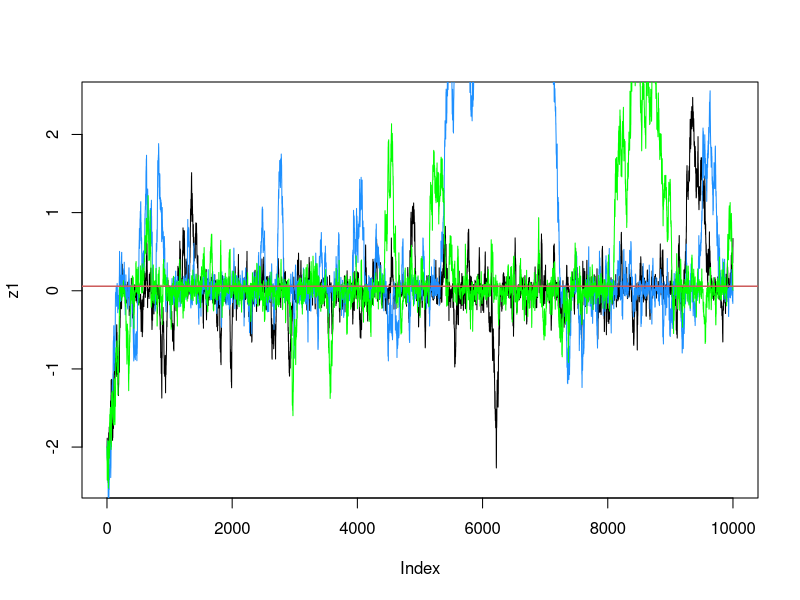

Recreate this plot in R.
## "Quadratic" function------------------------------------------------------------------------------------------
Owen <- function(x, thre, gradiente)
{
  grad <- t(gradiente)
  par <- t(as.matrix(x))
  eps <- 1/thre
  
  z <- 1+par%*%grad
  ans <- z
  lo <- ((z)<eps)
  
  ans[ lo  ] <- log(eps) - 1.5 + 2*(z[lo])/eps - 0.5*(z[lo]/eps)^2
  ans[ !lo ] <- log( z[!lo] )
  -sum(ans)
}

## Empirical Likelihood------------------------------------------------------------------------------------------
EL <- function(SC)
{
  n <- NROW(SC)
  p <- NCOL(SC)
  
  # Lagrange multiplier
  if(p!=1)
  {
    OBJ <- optim(par=rep(0,p), fn=Owen, thre=n, gradiente=SC, control=list(maxit=1e4))
    molt_lagr_0 <- OBJ$pa
    conv <- OBJ$conv
  }
  else
  {
    molt_lagr_0 <- optim(par=rep(0,p), fn=Owen, thre=n, gradiente=SC, method="Brent", lower=-1e1, upper=1e1)$pa
  }
  
  # weights
  w_emp_0 <- as.numeric( 1/(n*(1+molt_lagr_0%*%t(SC))) )
  
  if(p!=1)
  {
    list(w0=w_emp_0, conv=conv, elr=-2*sum(log(w_emp_0))-2*n*log(n), el=log(w_emp_0))
  }
  else
  {
    list(w0=w_emp_0, elr=-2*sum(log(w_emp_0))-2*n*log(n), el=log(w_emp_0) )
  }
}



## Metropolis algorithm for the regression coefficients----------------------------------------------------------

easyMCMC = function(niter, startval, proposalsd){
  x = rep(0,niter)
  x[1] = startval     
  for(i in 2:niter){
    currentx = x[i-1]
    proposedx = rnorm(1,mean=currentx,sd=proposalsd)      # proposal distribution Normal
    A =  exp(-(EL(proposedx)$elr)) / exp(-(EL(currentx)$elr))      # target distribution the Empirical Likelihood
    if(runif(1)<A){
      x[i] = proposedx                      # accept move with probabily min(1,A)
    } else {
      x[i] = currentx                       # otherwise "reject" move, and stay where we are
    }
  }
  return(x)
}


## Run 3 times-------------------------------------------------------------------------------------------------------


z1=easyMCMC(10000,-2,0.1)
z2=easyMCMC(10000,-2,0.1)
z3=easyMCMC(10000,-2,0.1)

## Plot the chains------------------------------------------------------------------------------------------------

plot(z1,type="l")
lines(z2,col="dodgerblue")
lines(z3,col="green")
abline(h=0.05774,col="indianred",lwd=1.5)    # true value from GCMR for Intercept b0 = 0.05774

